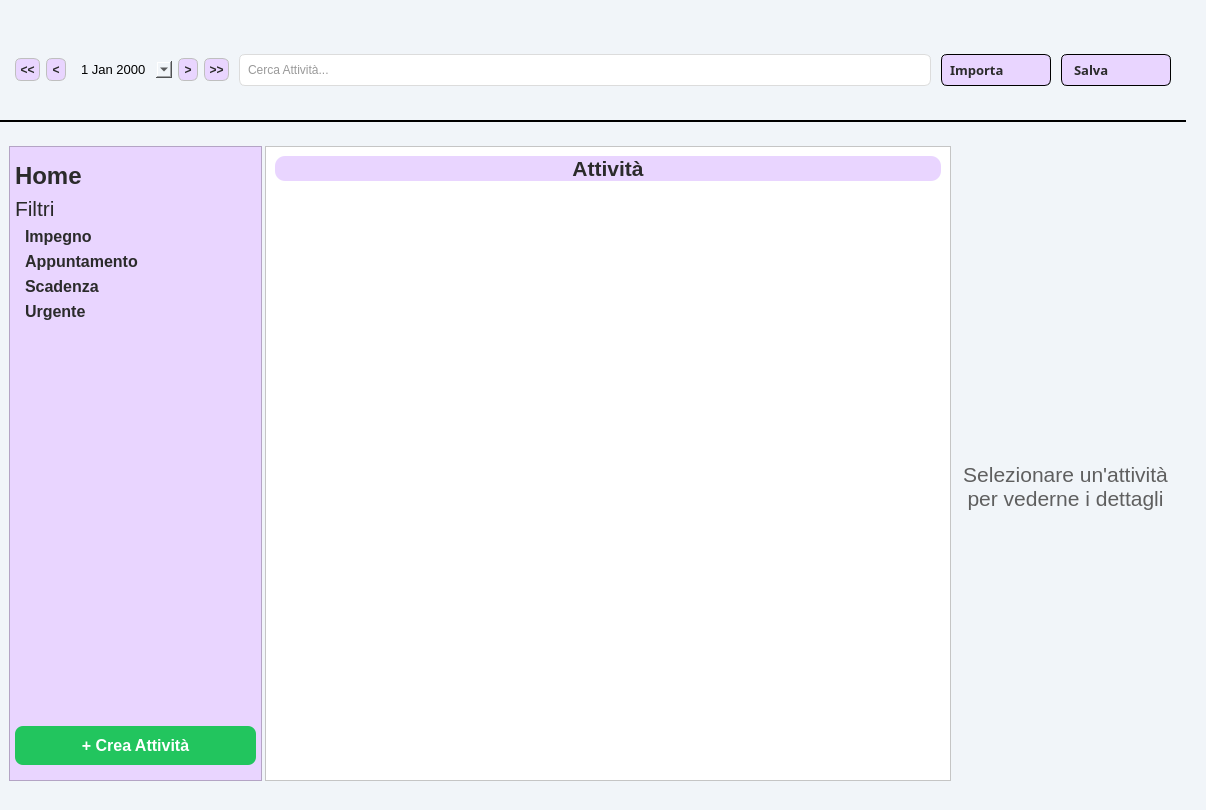
<?xml version="1.0" encoding="UTF-8"?>
<ui version="4.0">
 <class>MainWindow</class>
 <widget class="QMainWindow" name="MainWindow">
  <property name="enabled">
   <bool>true</bool>
  </property>
  <property name="geometry">
   <rect>
    <x>0</x>
    <y>0</y>
    <width>1206</width>
    <height>810</height>
   </rect>
  </property>
  <property name="windowTitle">
   <string>MainWindow</string>
  </property>
  <property name="styleSheet">
   <string notr="true">#TopContainer, #rxColumn  {
	background-color: #f1f5f9
}

#lxColumn {
    background-color: #e9d5ff;
}

#cxColumn {
    background-color: #ffffff;
}

#centralwidget {
    background-color: #f1f5f9;
}</string>
  </property>
  <widget class="QWidget" name="centralwidget">
   <layout class="QVBoxLayout" name="centralVLayout">
    <property name="spacing">
     <number>15</number>
    </property>
    <property name="leftMargin">
     <number>0</number>
    </property>
    <property name="topMargin">
     <number>20</number>
    </property>
    <property name="rightMargin">
     <number>20</number>
    </property>
    <property name="bottomMargin">
     <number>20</number>
    </property>
    <item>
     <widget class="QFrame" name="TopContainer">
      <property name="sizePolicy">
       <sizepolicy hsizetype="Expanding" vsizetype="Preferred">
        <horstretch>0</horstretch>
        <verstretch>0</verstretch>
       </sizepolicy>
      </property>
      <property name="styleSheet">
       <string notr="true">border: none;
border-bottom: 2px solid #000000;
</string>
      </property>
      <property name="frameShape">
       <enum>QFrame::StyledPanel</enum>
      </property>
      <property name="frameShadow">
       <enum>QFrame::Raised</enum>
      </property>
      <layout class="QHBoxLayout" name="TopBar">
       <property name="spacing">
        <number>10</number>
       </property>
       <property name="sizeConstraint">
        <enum>QLayout::SetDefaultConstraint</enum>
       </property>
       <property name="leftMargin">
        <number>15</number>
       </property>
       <property name="topMargin">
        <number>20</number>
       </property>
       <property name="rightMargin">
        <number>15</number>
       </property>
       <property name="bottomMargin">
        <number>20</number>
       </property>
       <item alignment="Qt::AlignmentFlag::AlignVCenter">
        <widget class="QFrame" name="dateFrame">
         <property name="sizePolicy">
          <sizepolicy hsizetype="Fixed" vsizetype="Fixed">
           <horstretch>0</horstretch>
           <verstretch>0</verstretch>
          </sizepolicy>
         </property>
         <property name="minimumSize">
          <size>
           <width>0</width>
           <height>60</height>
          </size>
         </property>
         <property name="maximumSize">
          <size>
           <width>230</width>
           <height>16777215</height>
          </size>
         </property>
         <property name="styleSheet">
          <string notr="true">border: transparent;
</string>
         </property>
         <property name="frameShape">
          <enum>QFrame::NoFrame</enum>
         </property>
         <property name="frameShadow">
          <enum>QFrame::Raised</enum>
         </property>
         <layout class="QHBoxLayout" name="horizontalLayout_2">
          <property name="leftMargin">
           <number>0</number>
          </property>
          <property name="topMargin">
           <number>0</number>
          </property>
          <property name="rightMargin">
           <number>0</number>
          </property>
          <property name="bottomMargin">
           <number>0</number>
          </property>
          <item>
           <widget class="QToolButton" name="dateMin2">
            <property name="sizePolicy">
             <sizepolicy hsizetype="Preferred" vsizetype="Fixed">
              <horstretch>0</horstretch>
              <verstretch>0</verstretch>
             </sizepolicy>
            </property>
            <property name="maximumSize">
             <size>
              <width>25</width>
              <height>16777215</height>
             </size>
            </property>
            <property name="font">
             <font>
              <bold>true</bold>
             </font>
            </property>
            <property name="styleSheet">
             <string notr="true">QToolButton {
    background-color: #e9d5ff;
    border: 1px solid #bfbfbf;
    border-radius: 6px;
    padding: 2px;
    color: #2b2b2b;
    font-weight: bold;
}

QToolButton:hover {
    background-color: #d8b4fe;
}

QToolButton:pressed {
    background-color: #c084fc;
}</string>
            </property>
            <property name="text">
             <string>&lt;&lt;</string>
            </property>
           </widget>
          </item>
          <item>
           <widget class="QToolButton" name="dateMin1">
            <property name="sizePolicy">
             <sizepolicy hsizetype="Preferred" vsizetype="Fixed">
              <horstretch>0</horstretch>
              <verstretch>0</verstretch>
             </sizepolicy>
            </property>
            <property name="maximumSize">
             <size>
              <width>20</width>
              <height>16777215</height>
             </size>
            </property>
            <property name="font">
             <font>
              <bold>true</bold>
             </font>
            </property>
            <property name="styleSheet">
             <string notr="true">QToolButton {
    background-color: #e9d5ff;
    border: 1px solid #bfbfbf;
    border-radius: 6px;
    padding: 2px;
    color: #2b2b2b;
    font-weight: bold;
}

QToolButton:hover {
    background-color: #d8b4fe;
}

QToolButton:pressed {
    background-color: #c084fc;
}</string>
            </property>
            <property name="text">
             <string>&lt;</string>
            </property>
           </widget>
          </item>
          <item>
           <widget class="QDateEdit" name="dateEdit">
            <property name="sizePolicy">
             <sizepolicy hsizetype="Fixed" vsizetype="Fixed">
              <horstretch>0</horstretch>
              <verstretch>0</verstretch>
             </sizepolicy>
            </property>
            <property name="minimumSize">
             <size>
              <width>100</width>
              <height>0</height>
             </size>
            </property>
            <property name="maximumSize">
             <size>
              <width>110</width>
              <height>16777215</height>
             </size>
            </property>
            <property name="font">
             <font>
              <pointsize>10</pointsize>
              <bold>false</bold>
             </font>
            </property>
            <property name="autoFillBackground">
             <bool>true</bool>
            </property>
            <property name="styleSheet">
             <string notr="true">background-color: rgb(241, 245, 249);

color:#000000</string>
            </property>
            <property name="alignment">
             <set>Qt::AlignmentFlag::AlignCenter</set>
            </property>
            <property name="dateTime">
             <datetime>
              <hour>0</hour>
              <minute>0</minute>
              <second>0</second>
              <year>2000</year>
              <month>1</month>
              <day>1</day>
             </datetime>
            </property>
            <property name="calendarPopup">
             <bool>true</bool>
            </property>
           </widget>
          </item>
          <item>
           <widget class="QToolButton" name="datePlus1">
            <property name="sizePolicy">
             <sizepolicy hsizetype="Preferred" vsizetype="Fixed">
              <horstretch>0</horstretch>
              <verstretch>0</verstretch>
             </sizepolicy>
            </property>
            <property name="maximumSize">
             <size>
              <width>20</width>
              <height>16777215</height>
             </size>
            </property>
            <property name="font">
             <font>
              <bold>true</bold>
             </font>
            </property>
            <property name="styleSheet">
             <string notr="true">QToolButton {
    background-color: #e9d5ff;
    border: 1px solid #bfbfbf;
    border-radius: 6px;
    padding: 2px;
    color: #2b2b2b;
    font-weight: bold;
}

QToolButton:hover {
    background-color: #d8b4fe;
}

QToolButton:pressed {
    background-color: #c084fc;
}</string>
            </property>
            <property name="text">
             <string>&gt;</string>
            </property>
           </widget>
          </item>
          <item>
           <widget class="QToolButton" name="datePlus2">
            <property name="sizePolicy">
             <sizepolicy hsizetype="Preferred" vsizetype="Fixed">
              <horstretch>0</horstretch>
              <verstretch>0</verstretch>
             </sizepolicy>
            </property>
            <property name="maximumSize">
             <size>
              <width>25</width>
              <height>16777215</height>
             </size>
            </property>
            <property name="font">
             <font>
              <bold>true</bold>
             </font>
            </property>
            <property name="styleSheet">
             <string notr="true">QToolButton {
    background-color: #e9d5ff;
    border: 1px solid #bfbfbf;
    border-radius: 6px;
    padding: 2px;
    color: #2b2b2b;
    font-weight: bold;
}

QToolButton:hover {
    background-color: #d8b4fe;
}

QToolButton:pressed {
    background-color: #c084fc;
}</string>
            </property>
            <property name="text">
             <string>&gt;&gt;</string>
            </property>
           </widget>
          </item>
         </layout>
        </widget>
       </item>
       <item alignment="Qt::AlignmentFlag::AlignVCenter">
        <widget class="QLineEdit" name="SearchBar">
         <property name="sizePolicy">
          <sizepolicy hsizetype="Expanding" vsizetype="Fixed">
           <horstretch>0</horstretch>
           <verstretch>0</verstretch>
          </sizepolicy>
         </property>
         <property name="minimumSize">
          <size>
           <width>0</width>
           <height>32</height>
          </size>
         </property>
         <property name="maximumSize">
          <size>
           <width>16777215</width>
           <height>32</height>
          </size>
         </property>
         <property name="styleSheet">
          <string notr="true">QLineEdit{
	color: rgb(61, 61, 61);
	background-color: #ffffff;
	border: 1px solid #dcdcdc;
	border-radius: 6px;
	padding: 6px;
	color: #333333;
}

QLineEdit:focus{
	border: 1px solid #a855f7;
	background-color: #fcfaff;
}</string>
         </property>
         <property name="text">
          <string/>
         </property>
         <property name="placeholderText">
          <string>Cerca Attività...</string>
         </property>
         <property name="clearButtonEnabled">
          <bool>true</bool>
         </property>
        </widget>
       </item>
       <item alignment="Qt::AlignmentFlag::AlignVCenter">
        <widget class="QPushButton" name="ImportButton">
         <property name="sizePolicy">
          <sizepolicy hsizetype="Expanding" vsizetype="Fixed">
           <horstretch>0</horstretch>
           <verstretch>0</verstretch>
          </sizepolicy>
         </property>
         <property name="minimumSize">
          <size>
           <width>0</width>
           <height>32</height>
          </size>
         </property>
         <property name="maximumSize">
          <size>
           <width>110</width>
           <height>16777215</height>
          </size>
         </property>
         <property name="font">
          <font>
           <family>Segoe UI Semibold</family>
           <pointsize>10</pointsize>
           <bold>true</bold>
          </font>
         </property>
         <property name="styleSheet">
          <string notr="true">QPushButton {
    text-align: left;
    padding-left: 8px;
    background-color: #e9d5ff;
    border: 1px solid #bfbfbf;
    border-radius: 6px;
	border-color: black;
    color: #2b2b2b;
}

QPushButton:hover {
    background-color: #d8b4fe;
}

QPushButton:pressed {
    background-color: #c084fc;
}
</string>
         </property>
         <property name="text">
          <string>Importa</string>
         </property>
         <property name="icon">
          <iconset resource="resources.qrc">
           <normaloff>:/icons/IconaImportaSVG.svg</normaloff>:/icons/IconaImportaSVG.svg</iconset>
         </property>
         <property name="iconSize">
          <size>
           <width>25</width>
           <height>25</height>
          </size>
         </property>
         <property name="shortcut">
          <string>Ctrl+I</string>
         </property>
        </widget>
       </item>
       <item>
        <widget class="QPushButton" name="SaveButton">
         <property name="sizePolicy">
          <sizepolicy hsizetype="Expanding" vsizetype="Fixed">
           <horstretch>0</horstretch>
           <verstretch>0</verstretch>
          </sizepolicy>
         </property>
         <property name="minimumSize">
          <size>
           <width>0</width>
           <height>32</height>
          </size>
         </property>
         <property name="maximumSize">
          <size>
           <width>110</width>
           <height>16777215</height>
          </size>
         </property>
         <property name="font">
          <font>
           <family>Segoe UI Semibold</family>
           <pointsize>10</pointsize>
           <bold>true</bold>
          </font>
         </property>
         <property name="styleSheet">
          <string notr="true">QPushButton {
    text-align: left;
    padding-left: 12px;
    background-color: #e9d5ff;
    border: 1px solid #bfbfbf;
    border-radius: 6px;
	border-color:black;
    color: #2b2b2b;
}

QPushButton:hover {
    background-color: #d8b4fe;
}

QPushButton:pressed {
    background-color: #c084fc;
}
</string>
         </property>
         <property name="text">
          <string>Salva</string>
         </property>
         <property name="icon">
          <iconset resource="resources.qrc">
           <normaloff>:/icons/IconaSalvaSVG.svg</normaloff>:/icons/IconaSalvaSVG.svg</iconset>
         </property>
         <property name="iconSize">
          <size>
           <width>25</width>
           <height>25</height>
          </size>
         </property>
         <property name="shortcut">
          <string>Ctrl+S</string>
         </property>
        </widget>
       </item>
      </layout>
     </widget>
    </item>
    <item>
     <widget class="QFrame" name="horizontalFrame">
      <property name="sizePolicy">
       <sizepolicy hsizetype="Expanding" vsizetype="Expanding">
        <horstretch>0</horstretch>
        <verstretch>1</verstretch>
       </sizepolicy>
      </property>
      <layout class="QHBoxLayout" name="centralArea">
       <property name="spacing">
        <number>3</number>
       </property>
       <item>
        <widget class="QFrame" name="lxColumn">
         <property name="sizePolicy">
          <sizepolicy hsizetype="Fixed" vsizetype="Expanding">
           <horstretch>0</horstretch>
           <verstretch>0</verstretch>
          </sizepolicy>
         </property>
         <property name="minimumSize">
          <size>
           <width>253</width>
           <height>0</height>
          </size>
         </property>
         <property name="maximumSize">
          <size>
           <width>253</width>
           <height>16777215</height>
          </size>
         </property>
         <property name="styleSheet">
          <string notr="true">background-color: #e9d5ff;</string>
         </property>
         <property name="frameShape">
          <enum>QFrame::StyledPanel</enum>
         </property>
         <property name="frameShadow">
          <enum>QFrame::Raised</enum>
         </property>
         <layout class="QVBoxLayout" name="verticalLayout">
          <property name="leftMargin">
           <number>5</number>
          </property>
          <property name="topMargin">
           <number>15</number>
          </property>
          <property name="rightMargin">
           <number>5</number>
          </property>
          <property name="bottomMargin">
           <number>15</number>
          </property>
          <item>
           <widget class="QPushButton" name="fltrHome">
            <property name="font">
             <font>
              <family>Segoe UI</family>
              <pointsize>18</pointsize>
              <bold>true</bold>
             </font>
            </property>
            <property name="styleSheet">
             <string notr="true">QPushButton {
    text-align: left;
    padding-left: 0px;
	background-color: transparent;
    border-radius: 8px;
    color: #2b2b2b;
}

QPushButton:hover {
    background-color: #d8b4fe;
}

QPushButton:pressed {
    background-color: #c084fc;
}



</string>
            </property>
            <property name="text">
             <string>Home</string>
            </property>
            <property name="icon">
             <iconset resource="resources.qrc">
              <normaloff>:/icons/IconaHomeSVG.svg</normaloff>:/icons/IconaHomeSVG.svg</iconset>
            </property>
            <property name="iconSize">
             <size>
              <width>50</width>
              <height>50</height>
             </size>
            </property>
            <property name="shortcut">
             <string>Ctrl+Shift+H</string>
            </property>
           </widget>
          </item>
          <item>
           <widget class="QLabel" name="txtFiltri">
            <property name="font">
             <font>
              <pointsize>16</pointsize>
              <underline>false</underline>
             </font>
            </property>
            <property name="styleSheet">
             <string notr="true">color: #292929;</string>
            </property>
            <property name="text">
             <string>Filtri</string>
            </property>
            <property name="margin">
             <number>0</number>
            </property>
           </widget>
          </item>
          <item>
           <widget class="QPushButton" name="fltrImp">
            <property name="font">
             <font>
              <pointsize>12</pointsize>
              <bold>true</bold>
             </font>
            </property>
            <property name="styleSheet">
             <string notr="true">QPushButton {
    text-align: left;
    padding-left: 10px;
	background-color: transparent;
    border-radius: 8px;
    color: #2b2b2b;
}

QPushButton:hover {
    background-color: #d8b4fe;
}

QPushButton:pressed {
    background-color: #c084fc;
}

QPushButton:checked {
    background-color: #d8b4fe;
    border: 1px solid #a855f7;
}

</string>
            </property>
            <property name="text">
             <string>Impegno</string>
            </property>
            <property name="icon">
             <iconset resource="resources.qrc">
              <normaloff>:/icons/IconaImpegnoSVG.svg</normaloff>:/icons/IconaImpegnoSVG.svg</iconset>
            </property>
            <property name="iconSize">
             <size>
              <width>35</width>
              <height>35</height>
             </size>
            </property>
            <property name="shortcut">
             <string>Ctrl+Shift+I</string>
            </property>
           </widget>
          </item>
          <item>
           <widget class="QPushButton" name="fltrApp">
            <property name="font">
             <font>
              <pointsize>12</pointsize>
              <bold>true</bold>
             </font>
            </property>
            <property name="styleSheet">
             <string notr="true">QPushButton {
    text-align: left;
    padding-left: 10px;
	background-color: transparent;
    border-radius: 8px;
    color: #2b2b2b;
}

QPushButton:hover {
    background-color: #d8b4fe;
}

QPushButton:pressed {
    background-color: #c084fc;
}

QPushButton:checked {
    background-color: #d8b4fe;
    border: 1px solid #a855f7;
}

</string>
            </property>
            <property name="text">
             <string>Appuntamento</string>
            </property>
            <property name="icon">
             <iconset resource="resources.qrc">
              <normaloff>:/icons/IconaAppuntamentoSVG.svg</normaloff>:/icons/IconaAppuntamentoSVG.svg</iconset>
            </property>
            <property name="iconSize">
             <size>
              <width>35</width>
              <height>35</height>
             </size>
            </property>
            <property name="shortcut">
             <string>Ctrl+Shift+A</string>
            </property>
           </widget>
          </item>
          <item>
           <widget class="QPushButton" name="fltrScad">
            <property name="font">
             <font>
              <pointsize>12</pointsize>
              <bold>true</bold>
             </font>
            </property>
            <property name="styleSheet">
             <string notr="true">QPushButton {
    text-align: left;
    padding-left: 10px;
	background-color: transparent;
    border-radius: 8px;
    color: #2b2b2b;
}

QPushButton:hover {
    background-color: #d8b4fe;
}

QPushButton:pressed {
    background-color: #c084fc;
}

QPushButton:checked {
    background-color: #d8b4fe;
    border: 1px solid #a855f7;
}

</string>
            </property>
            <property name="text">
             <string>Scadenza</string>
            </property>
            <property name="icon">
             <iconset resource="resources.qrc">
              <normaloff>:/icons/IconaScadenzaSVG.svg</normaloff>:/icons/IconaScadenzaSVG.svg</iconset>
            </property>
            <property name="iconSize">
             <size>
              <width>35</width>
              <height>35</height>
             </size>
            </property>
            <property name="shortcut">
             <string>Ctrl+Shift+S</string>
            </property>
           </widget>
          </item>
          <item>
           <widget class="QPushButton" name="fltrUrg">
            <property name="font">
             <font>
              <pointsize>12</pointsize>
              <bold>true</bold>
             </font>
            </property>
            <property name="styleSheet">
             <string notr="true">QPushButton {
    text-align: left;
    padding-left: 10px;
	background-color: transparent;
    border-radius: 8px;
    color: #2b2b2b;
}

QPushButton:hover {
    background-color: #d8b4fe;
}

QPushButton:pressed {
    background-color: #c084fc;
}

QPushButton:checked {
    background-color: #d8b4fe;
    border: 1px solid #a855f7;
}

</string>
            </property>
            <property name="text">
             <string>Urgente</string>
            </property>
            <property name="icon">
             <iconset resource="resources.qrc">
              <normaloff>:/icons/IconaUrgenteSVG.svg</normaloff>:/icons/IconaUrgenteSVG.svg</iconset>
            </property>
            <property name="iconSize">
             <size>
              <width>35</width>
              <height>35</height>
             </size>
            </property>
            <property name="shortcut">
             <string>Ctrl+Shift+U</string>
            </property>
           </widget>
          </item>
          <item>
           <spacer name="verticalSpacer">
            <property name="orientation">
             <enum>Qt::Vertical</enum>
            </property>
            <property name="sizeHint" stdset="0">
             <size>
              <width>20</width>
              <height>40</height>
             </size>
            </property>
           </spacer>
          </item>
          <item>
           <widget class="QPushButton" name="btnCreaAttivita">
            <property name="font">
             <font>
              <family>Segoe UI</family>
              <pointsize>12</pointsize>
              <bold>true</bold>
             </font>
            </property>
            <property name="styleSheet">
             <string notr="true">QPushButton {
    text-align: center;
    background-color: #22c55e;
    border: none;
    border-radius: 8px;
    padding: 10px;
    color: #ffffff;
}

QPushButton:hover {
    background-color: #16a34a;
}

QPushButton:pressed {
    background-color: #15803d;
}

QPushButton::menu-indicator {
    image: none;
}</string>
            </property>
            <property name="text">
             <string>+ Crea Attività</string>
            </property>
           </widget>
          </item>
         </layout>
        </widget>
       </item>
       <item>
        <widget class="QFrame" name="cxColumn">
         <property name="sizePolicy">
          <sizepolicy hsizetype="Expanding" vsizetype="Expanding">
           <horstretch>1</horstretch>
           <verstretch>0</verstretch>
          </sizepolicy>
         </property>
         <property name="minimumSize">
          <size>
           <width>80</width>
           <height>0</height>
          </size>
         </property>
         <property name="styleSheet">
          <string notr="true">#cxColumn {
    background-color: #ffffff;
    border-left: 1px solid #dcdcdc; /* Grigio chiarissimo per dividere dal lilla */
    border-right: 1px solid #dcdcdc; /* Grigio chiarissimo per dividere dalla pagina vuota */
}</string>
         </property>
         <property name="frameShape">
          <enum>QFrame::StyledPanel</enum>
         </property>
         <property name="frameShadow">
          <enum>QFrame::Raised</enum>
         </property>
         <layout class="QVBoxLayout" name="verticalLayout_2">
          <item>
           <widget class="QLabel" name="Title">
            <property name="sizePolicy">
             <sizepolicy hsizetype="Preferred" vsizetype="Preferred">
              <horstretch>0</horstretch>
              <verstretch>0</verstretch>
             </sizepolicy>
            </property>
            <property name="font">
             <font>
              <pointsize>16</pointsize>
              <bold>true</bold>
             </font>
            </property>
            <property name="styleSheet">
             <string notr="true">background-color: #e9d5ff;
border-radius: 10px;
color:#2b2b2b;
</string>
            </property>
            <property name="text">
             <string>Attività</string>
            </property>
            <property name="alignment">
             <set>Qt::AlignmentFlag::AlignCenter</set>
            </property>
            <property name="margin">
             <number>5</number>
            </property>
           </widget>
          </item>
          <item>
           <widget class="QScrollArea" name="scrollArea">
            <property name="styleSheet">
             <string notr="true">
QScrollArea {
    background-color: transparent;
    border: none;
}

#scrollAreaWidgetContents {
    background-color: transparent;
}</string>
            </property>
            <property name="widgetResizable">
             <bool>true</bool>
            </property>
            <widget class="QWidget" name="scrollAreaWidgetContents">
             <property name="geometry">
              <rect>
               <x>0</x>
               <y>0</y>
               <width>436</width>
               <height>554</height>
              </rect>
             </property>
             <layout class="QGridLayout" name="gridAttivita">
              <property name="leftMargin">
               <number>5</number>
              </property>
              <property name="topMargin">
               <number>5</number>
              </property>
              <property name="rightMargin">
               <number>5</number>
              </property>
              <property name="bottomMargin">
               <number>5</number>
              </property>
              <property name="spacing">
               <number>10</number>
              </property>
             </layout>
            </widget>
           </widget>
          </item>
         </layout>
        </widget>
       </item>
       <item>
        <widget class="QStackedWidget" name="rxColumn">
         <property name="sizePolicy">
          <sizepolicy hsizetype="Expanding" vsizetype="Expanding">
           <horstretch>0</horstretch>
           <verstretch>0</verstretch>
          </sizepolicy>
         </property>
         <property name="minimumSize">
          <size>
           <width>80</width>
           <height>0</height>
          </size>
         </property>
         <property name="currentIndex">
          <number>0</number>
         </property>
         <widget class="QWidget" name="idlePage">
          <property name="styleSheet">
           <string notr="true">background-color: transparent;</string>
          </property>
          <layout class="QVBoxLayout" name="idlePageLayout">
           <item>
            <spacer name="verticalSpacer_3">
             <property name="orientation">
              <enum>Qt::Vertical</enum>
             </property>
             <property name="sizeHint" stdset="0">
              <size>
               <width>20</width>
               <height>40</height>
              </size>
             </property>
            </spacer>
           </item>
           <item alignment="Qt::AlignmentFlag::AlignHCenter">
            <widget class="QLabel" name="icona">
             <property name="sizePolicy">
              <sizepolicy hsizetype="Maximum" vsizetype="Maximum">
               <horstretch>0</horstretch>
               <verstretch>0</verstretch>
              </sizepolicy>
             </property>
             <property name="minimumSize">
              <size>
               <width>40</width>
               <height>40</height>
              </size>
             </property>
             <property name="maximumSize">
              <size>
               <width>40</width>
               <height>40</height>
              </size>
             </property>
             <property name="text">
              <string/>
             </property>
             <property name="pixmap">
              <pixmap resource="resources.qrc">:/icons/IconaSelezioneSVG.svg</pixmap>
             </property>
             <property name="scaledContents">
              <bool>true</bool>
             </property>
             <property name="alignment">
              <set>Qt::AlignmentFlag::AlignCenter</set>
             </property>
            </widget>
           </item>
           <item>
            <widget class="QLabel" name="testo">
             <property name="sizePolicy">
              <sizepolicy hsizetype="Preferred" vsizetype="Preferred">
               <horstretch>0</horstretch>
               <verstretch>0</verstretch>
              </sizepolicy>
             </property>
             <property name="font">
              <font>
               <pointsize>16</pointsize>
              </font>
             </property>
             <property name="styleSheet">
              <string notr="true">color: rgb(95, 95, 95);</string>
             </property>
             <property name="text">
              <string>Selezionare un'attività per vederne i dettagli</string>
             </property>
             <property name="alignment">
              <set>Qt::AlignmentFlag::AlignCenter</set>
             </property>
             <property name="wordWrap">
              <bool>true</bool>
             </property>
            </widget>
           </item>
           <item>
            <spacer name="verticalSpacer_2">
             <property name="orientation">
              <enum>Qt::Vertical</enum>
             </property>
             <property name="sizeHint" stdset="0">
              <size>
               <width>20</width>
               <height>40</height>
              </size>
             </property>
            </spacer>
           </item>
          </layout>
         </widget>
         <widget class="QWidget" name="editcreatePage">
          <property name="styleSheet">
           <string notr="true">background-color: transparent;</string>
          </property>
          <layout class="QVBoxLayout" name="editCreateLayout">
           <property name="leftMargin">
            <number>0</number>
           </property>
           <property name="topMargin">
            <number>0</number>
           </property>
           <property name="rightMargin">
            <number>0</number>
           </property>
           <property name="bottomMargin">
            <number>0</number>
           </property>
          </layout>
         </widget>
         <widget class="QWidget" name="detailsPage">
          <property name="styleSheet">
           <string notr="true">background-color: transparent;</string>
          </property>
          <layout class="QVBoxLayout" name="detailsPageLayout">
           <property name="leftMargin">
            <number>0</number>
           </property>
           <property name="topMargin">
            <number>0</number>
           </property>
           <property name="rightMargin">
            <number>0</number>
           </property>
           <property name="bottomMargin">
            <number>0</number>
           </property>
          </layout>
         </widget>
        </widget>
       </item>
      </layout>
     </widget>
    </item>
   </layout>
  </widget>
 </widget>
 <resources>
  <include location="resources.qrc"/>
 </resources>
 <connections/>
</ui>
